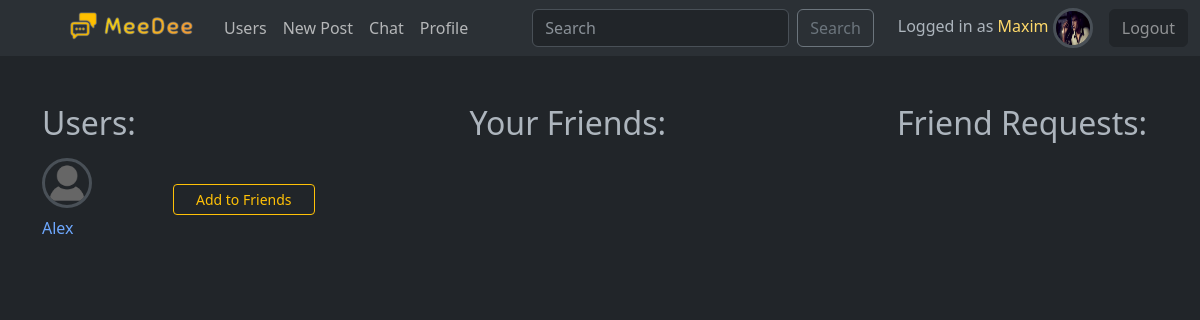
/users/ (signed in), run on an earlier commit of the app's database.
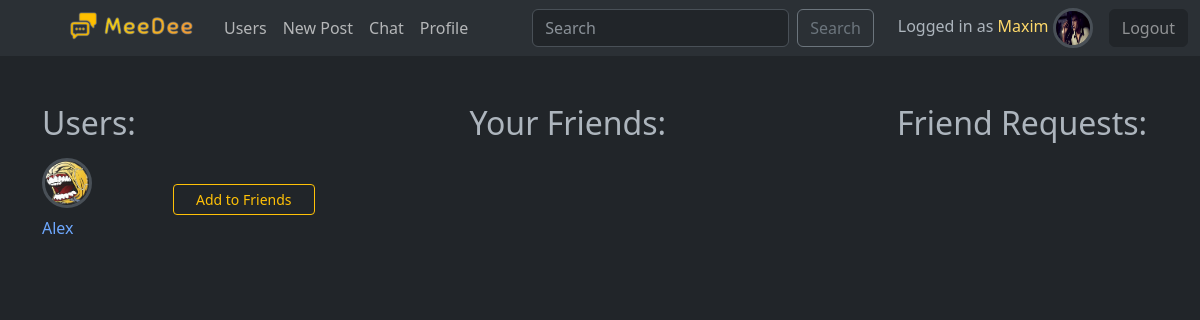
And on a later commit of the database.
### social/models.py (models this page shows, shortened)
class User(AbstractUser):
    friends = models.ManyToManyField("User", blank=True)
    email = models.EmailField(unique=True)
    bio = models.TextField(max_length=300, blank=True)
    avatar = models.ImageField(upload_to="images", null=True)
    date_of_birth = models.DateField(null=True, blank=True)
    online_status = models.BooleanField(default=False)
    USERNAME_FIELD = "email"
    REQUIRED_FIELDS = ['username']

### social/views.py (the view)
# urls.py: path('users/', views.UsersListView.as_view(), name='users-list'),
class UsersListView(ListView):
    model = User
    template_name = "social/users_list.html"
    context_object_name = "users"

### social/templates/social/users_list.html (shortened to what this page needs)
{% extends "base.html" %}
{% load static %}
{% block body %}
<div class="container mt-5">
    <div class="row justify-content-between">
        <div class="col-3">
            <h2>Users:</h2>
            {% for user in users %}
                {% if not user.is_superuser %}
                    {% if user not in request.user.friends.all and user != request.user %}
                    <div class="row justify-content-between my-3">
                        <div class="col-4">
                            <a href="{% url 'profile' user.id %}" class='text-decoration-none'>
                                {% if user.avatar %}
                                    <img src="{{ user.avatar.url }}" alt="" class="border border-3 rounded-circle mb-2" style="max-width: 50px;">
                                {% else %}
                                    <img src="{% static 'images/no-avatar.png' %}" alt="" class="border border-3 rounded-circle mb-2" style="max-width: 50px;">
                                {% endif %}
                                <span>{{ user.username }}</span>
                            </a>
                        </div>
                        <a href="{% url 'send-friend-request' user.id %}" class="btn btn-outline-warning btn-sm col-6 h-100 align-self-center">Add to Friends</a>
                    </div>
                    {% endif %}
                {% endif %}
            {% endfor %}
        </div>
        <div class="col-3">
            <h2>Your Friends:</h2>
        </div>
        <div class="col-3">
            <h2>Friend Requests:</h2>
        </div>
    </div>
</div>
{% endblock %}

What changed in the data, as far as the page shows it:
changed User "Alex": avatar: picture added
